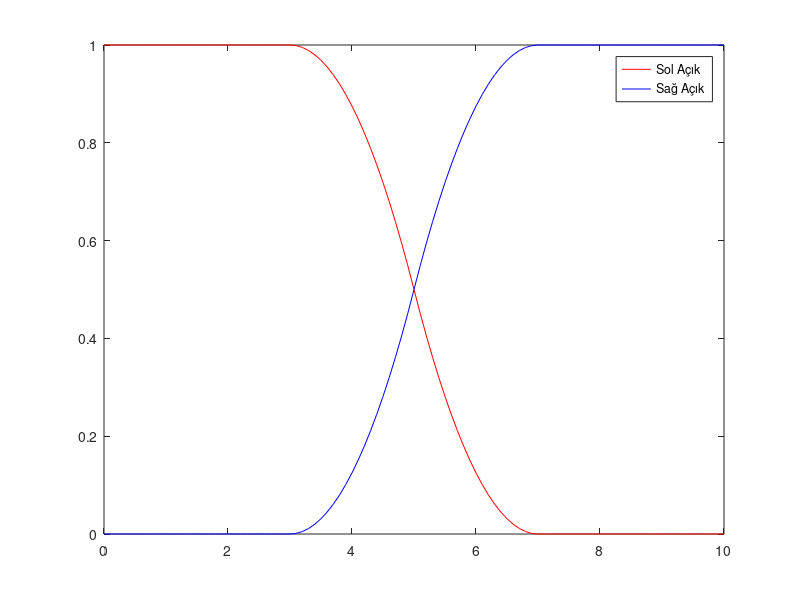

Source code (MATLAB):
x = 0:0.1:10;
% Sol Açık (Z-şekilli): Düşük değerlerde 1, yüksekte 0
y_sol = zmf(x, [3 7]); 

% Sağ Açık (S-şekilli): Düşük değerlerde 0, yüksekte 1
y_sag = smf(x, [3 7]);

plot(x, y_sol, 'r', x, y_sag, 'b'); legend('Sol Açık', 'Sağ Açık');
